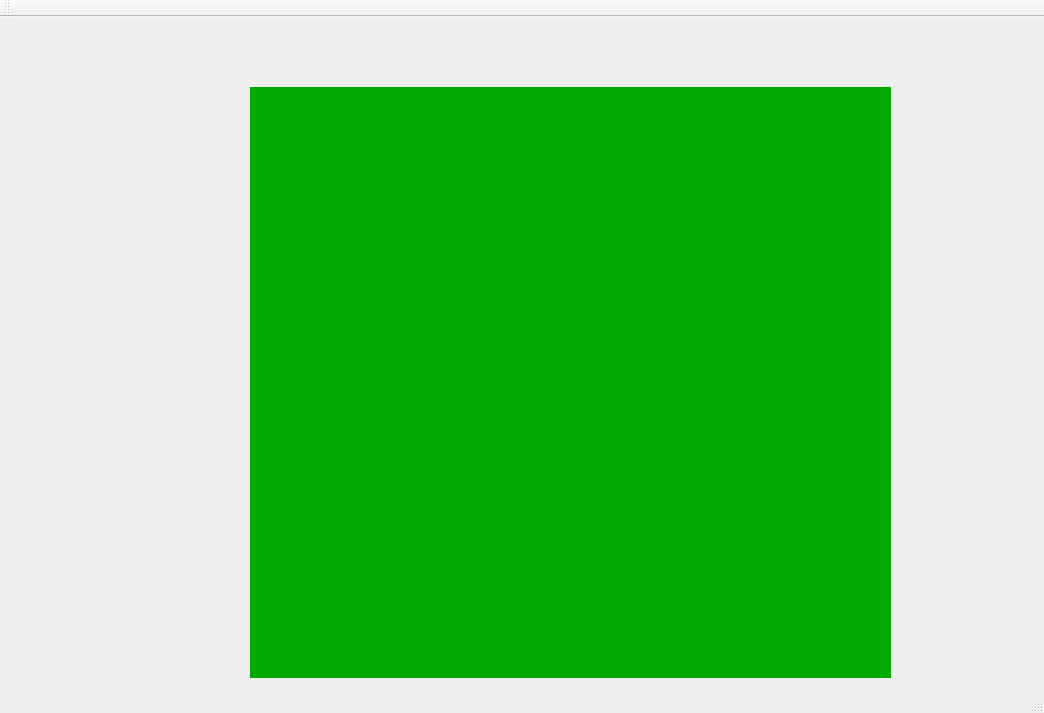
<?xml version="1.0" encoding="UTF-8"?>
<ui version="4.0">
 <class>MainwindowClass</class>
 <widget class="QMainWindow" name="MainwindowClass">
  <property name="geometry">
   <rect>
    <x>0</x>
    <y>0</y>
    <width>1044</width>
    <height>713</height>
   </rect>
  </property>
  <property name="windowTitle">
   <string>Mainwindow</string>
  </property>
  <widget class="QWidget" name="centralWidget">
   <widget class="QWidget" name="sceneWidget" native="true">
    <property name="geometry">
     <rect>
      <x>250</x>
      <y>70</y>
      <width>641</width>
      <height>591</height>
     </rect>
    </property>
    <property name="styleSheet">
     <string notr="true">background-color: #0a0</string>
    </property>
   </widget>
   <widget class="QWidget" name="menuWidget" native="true">
    <property name="geometry">
     <rect>
      <x>30</x>
      <y>150</y>
      <width>171</width>
      <height>421</height>
     </rect>
    </property>
    <property name="styleSheet">
     <string notr="true"/>
    </property>
   </widget>
  </widget>
  <widget class="QMenuBar" name="menuBar">
   <property name="geometry">
    <rect>
     <x>0</x>
     <y>0</y>
     <width>1044</width>
     <height>23</height>
    </rect>
   </property>
  </widget>
  <widget class="QToolBar" name="mainToolBar">
   <attribute name="toolBarArea">
    <enum>TopToolBarArea</enum>
   </attribute>
   <attribute name="toolBarBreak">
    <bool>false</bool>
   </attribute>
  </widget>
  <widget class="QStatusBar" name="statusBar"/>
 </widget>
 <layoutdefault spacing="6" margin="11"/>
 <resources>
  <include location="Mainwindow.qrc"/>
 </resources>
 <connections/>
</ui>
